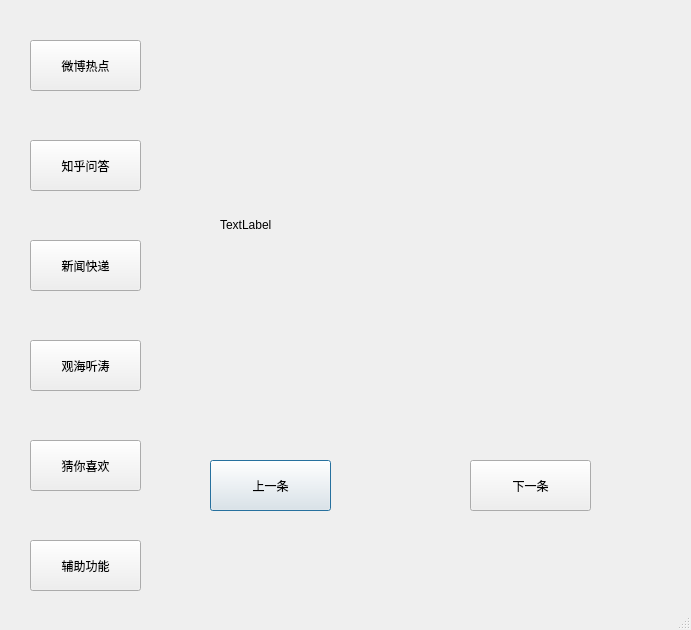
<?xml version="1.0" encoding="UTF-8"?>
<ui version="4.0">
 <class>Dialog</class>
 <widget class="QDialog" name="Dialog">
  <property name="geometry">
   <rect>
    <x>0</x>
    <y>0</y>
    <width>691</width>
    <height>630</height>
   </rect>
  </property>
  <property name="windowTitle">
   <string>新闻连连看</string>
  </property>
  <property name="sizeGripEnabled">
   <bool>true</bool>
  </property>
  <widget class="QStackedWidget" name="stackedWidget">
   <property name="geometry">
    <rect>
     <x>170</x>
     <y>20</y>
     <width>481</width>
     <height>561</height>
    </rect>
   </property>
   <property name="currentIndex">
    <number>0</number>
   </property>
   <widget class="QWidget" name="page_5">
    <widget class="QLabel" name="label_weibo">
     <property name="geometry">
      <rect>
       <x>50</x>
       <y>30</y>
       <width>370</width>
       <height>350</height>
      </rect>
     </property>
     <property name="text">
      <string>TextLabel</string>
     </property>
    </widget>
    <widget class="QPushButton" name="pushButton_weibo_pre">
     <property name="geometry">
      <rect>
       <x>40</x>
       <y>440</y>
       <width>121</width>
       <height>51</height>
      </rect>
     </property>
     <property name="text">
      <string>上一条</string>
     </property>
    </widget>
    <widget class="QPushButton" name="pushButton_weibo_next">
     <property name="geometry">
      <rect>
       <x>300</x>
       <y>440</y>
       <width>121</width>
       <height>51</height>
      </rect>
     </property>
     <property name="text">
      <string>下一条</string>
     </property>
    </widget>
   </widget>
   <widget class="QWidget" name="page_6">
    <widget class="QLabel" name="label_zhihu">
     <property name="geometry">
      <rect>
       <x>50</x>
       <y>10</y>
       <width>401</width>
       <height>301</height>
      </rect>
     </property>
     <property name="text">
      <string>TextLabel</string>
     </property>
    </widget>
    <widget class="QPushButton" name="pushButton_zhihu_pre">
     <property name="geometry">
      <rect>
       <x>50</x>
       <y>320</y>
       <width>121</width>
       <height>51</height>
      </rect>
     </property>
     <property name="text">
      <string>上一条</string>
     </property>
    </widget>
    <widget class="QPushButton" name="pushButton_zhihu_next">
     <property name="geometry">
      <rect>
       <x>330</x>
       <y>320</y>
       <width>121</width>
       <height>51</height>
      </rect>
     </property>
     <property name="text">
      <string>下一条</string>
     </property>
    </widget>
    <widget class="QTextEdit" name="textEdit">
     <property name="geometry">
      <rect>
       <x>50</x>
       <y>390</y>
       <width>251</width>
       <height>151</height>
      </rect>
     </property>
    </widget>
    <widget class="QPushButton" name="pushButton_zhihu_reply">
     <property name="geometry">
      <rect>
       <x>330</x>
       <y>410</y>
       <width>121</width>
       <height>51</height>
      </rect>
     </property>
     <property name="text">
      <string>我要回复</string>
     </property>
    </widget>
    <widget class="QPushButton" name="pushButton_zhihu_relogin">
     <property name="geometry">
      <rect>
       <x>330</x>
       <y>490</y>
       <width>121</width>
       <height>51</height>
      </rect>
     </property>
     <property name="text">
      <string>切换账号</string>
     </property>
    </widget>
   </widget>
   <widget class="QWidget" name="page">
    <widget class="QLabel" name="label_sina">
     <property name="geometry">
      <rect>
       <x>40</x>
       <y>130</y>
       <width>401</width>
       <height>341</height>
      </rect>
     </property>
     <property name="text">
      <string>TextLabel</string>
     </property>
    </widget>
    <widget class="QPushButton" name="pushButton_sina_guonei">
     <property name="geometry">
      <rect>
       <x>40</x>
       <y>30</y>
       <width>111</width>
       <height>51</height>
      </rect>
     </property>
     <property name="text">
      <string>国内新闻</string>
     </property>
    </widget>
    <widget class="QPushButton" name="pushButton_sina_guoji">
     <property name="geometry">
      <rect>
       <x>180</x>
       <y>30</y>
       <width>111</width>
       <height>51</height>
      </rect>
     </property>
     <property name="text">
      <string>国际新闻</string>
     </property>
    </widget>
    <widget class="QPushButton" name="pushButton_sina_shehui">
     <property name="geometry">
      <rect>
       <x>330</x>
       <y>30</y>
       <width>111</width>
       <height>51</height>
      </rect>
     </property>
     <property name="text">
      <string>社会发现</string>
     </property>
    </widget>
    <widget class="QPushButton" name="pushButton_sina_next">
     <property name="geometry">
      <rect>
       <x>30</x>
       <y>500</y>
       <width>111</width>
       <height>51</height>
      </rect>
     </property>
     <property name="text">
      <string>下一条新闻</string>
     </property>
    </widget>
    <widget class="QPushButton" name="pushButton_sina_save">
     <property name="geometry">
      <rect>
       <x>330</x>
       <y>500</y>
       <width>111</width>
       <height>51</height>
      </rect>
     </property>
     <property name="text">
      <string>保存到桌面</string>
     </property>
    </widget>
   </widget>
   <widget class="QWidget" name="page_2">
    <widget class="QComboBox" name="comboBox_ghtt">
     <property name="geometry">
      <rect>
       <x>20</x>
       <y>30</y>
       <width>441</width>
       <height>31</height>
      </rect>
     </property>
    </widget>
    <widget class="QLabel" name="label_ghtt">
     <property name="geometry">
      <rect>
       <x>30</x>
       <y>80</y>
       <width>431</width>
       <height>261</height>
      </rect>
     </property>
     <property name="text">
      <string>TextLabel</string>
     </property>
    </widget>
    <widget class="QLabel" name="label_ghtt_common">
     <property name="geometry">
      <rect>
       <x>30</x>
       <y>380</y>
       <width>281</width>
       <height>171</height>
      </rect>
     </property>
     <property name="text">
      <string>TextLabel</string>
     </property>
    </widget>
    <widget class="QPushButton" name="pushButton_ghtt_pre">
     <property name="geometry">
      <rect>
       <x>350</x>
       <y>380</y>
       <width>111</width>
       <height>51</height>
      </rect>
     </property>
     <property name="text">
      <string>上一条评论</string>
     </property>
    </widget>
    <widget class="QPushButton" name="pushButton_ghtt_next">
     <property name="geometry">
      <rect>
       <x>350</x>
       <y>500</y>
       <width>111</width>
       <height>51</height>
      </rect>
     </property>
     <property name="text">
      <string>下一条评论</string>
     </property>
    </widget>
   </widget>
   <widget class="QWidget" name="page_3">
    <widget class="QLabel" name="label_hobby">
     <property name="geometry">
      <rect>
       <x>40</x>
       <y>20</y>
       <width>421</width>
       <height>421</height>
      </rect>
     </property>
     <property name="text">
      <string>TextLabel</string>
     </property>
    </widget>
    <widget class="QPushButton" name="pushButton_hobby_pre">
     <property name="geometry">
      <rect>
       <x>30</x>
       <y>480</y>
       <width>111</width>
       <height>51</height>
      </rect>
     </property>
     <property name="text">
      <string>上一条</string>
     </property>
    </widget>
    <widget class="QPushButton" name="pushButton_hobby_next">
     <property name="geometry">
      <rect>
       <x>350</x>
       <y>480</y>
       <width>111</width>
       <height>51</height>
      </rect>
     </property>
     <property name="text">
      <string>下一条</string>
     </property>
    </widget>
   </widget>
   <widget class="QWidget" name="page_4">
    <widget class="QComboBox" name="comboBox_sheng">
     <property name="geometry">
      <rect>
       <x>30</x>
       <y>20</y>
       <width>91</width>
       <height>31</height>
      </rect>
     </property>
    </widget>
    <widget class="QComboBox" name="comboBox_shi">
     <property name="geometry">
      <rect>
       <x>160</x>
       <y>20</y>
       <width>151</width>
       <height>31</height>
      </rect>
     </property>
    </widget>
    <widget class="QComboBox" name="comboBox_zhong">
     <property name="geometry">
      <rect>
       <x>340</x>
       <y>20</y>
       <width>121</width>
       <height>31</height>
      </rect>
     </property>
    </widget>
    <widget class="QComboBox" name="comboBox_website">
     <property name="geometry">
      <rect>
       <x>30</x>
       <y>70</y>
       <width>431</width>
       <height>31</height>
      </rect>
     </property>
    </widget>
    <widget class="QTextEdit" name="textEdit_fuzhu">
     <property name="geometry">
      <rect>
       <x>30</x>
       <y>140</y>
       <width>271</width>
       <height>41</height>
      </rect>
     </property>
    </widget>
    <widget class="QPushButton" name="pushButton_fuzhu_search">
     <property name="geometry">
      <rect>
       <x>340</x>
       <y>130</y>
       <width>121</width>
       <height>51</height>
      </rect>
     </property>
     <property name="text">
      <string>搜索相关帖子</string>
     </property>
    </widget>
    <widget class="QLabel" name="label_fuzhu">
     <property name="geometry">
      <rect>
       <x>30</x>
       <y>200</y>
       <width>431</width>
       <height>291</height>
      </rect>
     </property>
     <property name="text">
      <string>TextLabel</string>
     </property>
    </widget>
    <widget class="QPushButton" name="pushButton_fuzhu_pre">
     <property name="geometry">
      <rect>
       <x>20</x>
       <y>500</y>
       <width>111</width>
       <height>51</height>
      </rect>
     </property>
     <property name="text">
      <string>上一条</string>
     </property>
    </widget>
    <widget class="QPushButton" name="pushButton_fuzhu_next">
     <property name="geometry">
      <rect>
       <x>360</x>
       <y>500</y>
       <width>111</width>
       <height>51</height>
      </rect>
     </property>
     <property name="text">
      <string>下一条</string>
     </property>
    </widget>
   </widget>
  </widget>
  <widget class="QPushButton" name="pushButton_weibo">
   <property name="geometry">
    <rect>
     <x>30</x>
     <y>40</y>
     <width>111</width>
     <height>51</height>
    </rect>
   </property>
   <property name="text">
    <string>微博热点</string>
   </property>
  </widget>
  <widget class="QPushButton" name="pushButton_zhihu">
   <property name="geometry">
    <rect>
     <x>30</x>
     <y>140</y>
     <width>111</width>
     <height>51</height>
    </rect>
   </property>
   <property name="text">
    <string>知乎问答</string>
   </property>
  </widget>
  <widget class="QPushButton" name="pushButton_sina">
   <property name="geometry">
    <rect>
     <x>30</x>
     <y>240</y>
     <width>111</width>
     <height>51</height>
    </rect>
   </property>
   <property name="text">
    <string>新闻快递</string>
   </property>
  </widget>
  <widget class="QPushButton" name="pushButton_ghtt">
   <property name="geometry">
    <rect>
     <x>30</x>
     <y>340</y>
     <width>111</width>
     <height>51</height>
    </rect>
   </property>
   <property name="text">
    <string>观海听涛</string>
   </property>
  </widget>
  <widget class="QPushButton" name="pushButton_hobby">
   <property name="geometry">
    <rect>
     <x>30</x>
     <y>440</y>
     <width>111</width>
     <height>51</height>
    </rect>
   </property>
   <property name="text">
    <string>猜你喜欢</string>
   </property>
  </widget>
  <widget class="QPushButton" name="pushButton_fuzhu">
   <property name="geometry">
    <rect>
     <x>30</x>
     <y>540</y>
     <width>111</width>
     <height>51</height>
    </rect>
   </property>
   <property name="text">
    <string>辅助功能</string>
   </property>
  </widget>
 </widget>
 <resources/>
 <connections/>
</ui>
